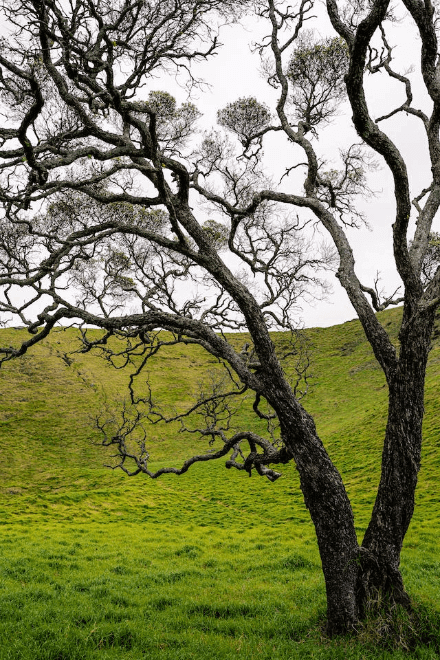
#> input picture image1.png, 440 x 660 px
$ python 13.py
#> lines starting #> are read from the running program, lines starting #| are printed output that depends on the picture; after the words box and inside, x2 and y2 are one past the last pixel; in counts of white or black regions, pixels touching at a corner belong together
import cv2
import numpy as np
import matplotlib.pyplot as plt

# 1. Load the image in grayscale
# Ensure your downloaded image is named 'image.png' and in the same folder
image = cv2.imread('image1.png', cv2.IMREAD_GRAYSCALE)
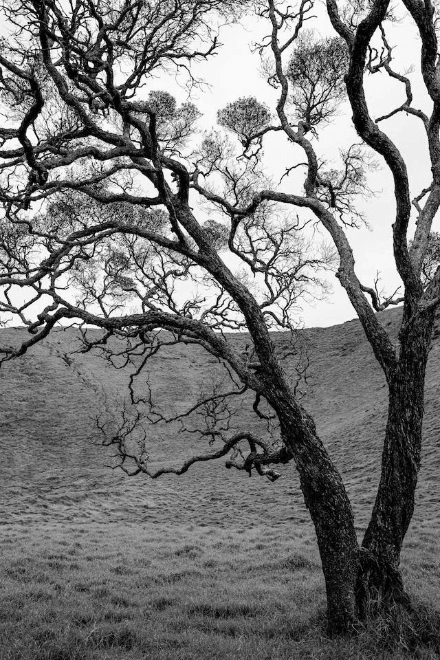
#> image: shape (660, 440); min 2, max 250, mean 120.6

# 2. Convert to binary
# Using THRESH_BINARY_INV assumes your objects are dark on a light background.
# If your objects are light on a dark background, use cv2.THRESH_BINARY instead.
_, binary = cv2.threshold(image, 127, 255, cv2.THRESH_BINARY_INV)
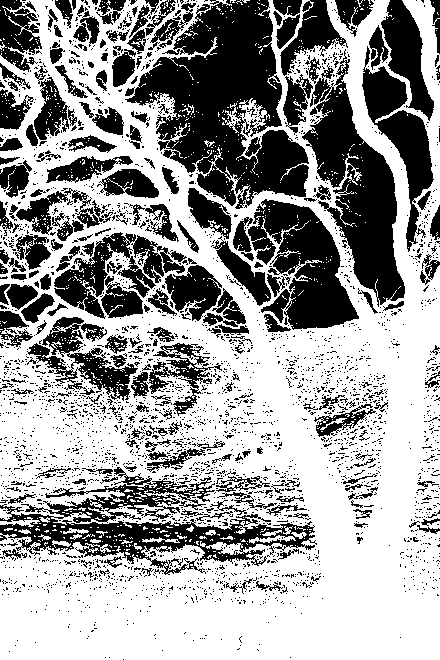
#> binary: shape (660, 440); 61.1% white; 3109 black regions (2883 under 20 px), largest, box (x1, y1, x2, y2) and area: (125, 0, 309, 209) 19715, (302, 49, 405, 307) 10666, (0, 467, 317, 575) 10130

# 3. Perform Connected Component Analysis
# num_labels: Total number of objects + 1 (background is label 0)
# labels: A matrix the same size as the image where each pixel is tagged with its object ID
# stats: Contains statistics like area, bounding boxes, etc.
num_labels, labels, stats, centroids = cv2.connectedComponentsWithStats(binary, connectivity=8)
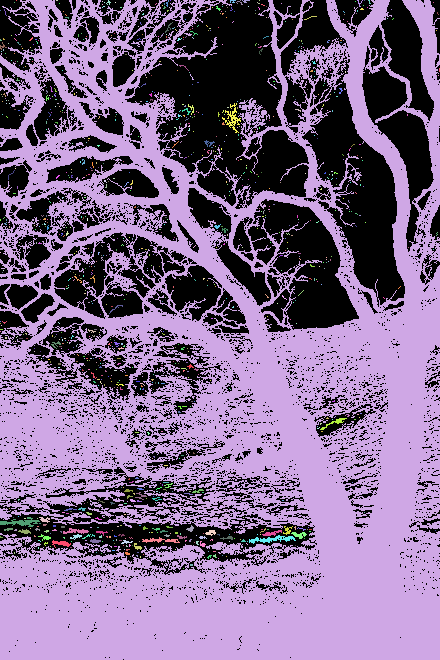
#> labels: shape (660, 440) int32; 1037 distinct labels, from 0 to 1036; one colour per label, 0 black
#> num_labels = 1037; stats = 1037 rows, first 6: [0, 0, 440, 660, 112924], [16, 0, 1, 1, 1], [0, 0, 440, 660, 173341], [56, 0, 2, 1, 2], [102, 1, 1, 1, 1], [106, 0, 5, 5, 11]; centroids = 1037 pairs, first value 0 to 439, second value 0 to 586

# 4. Assign unique colors to each connected component
# Create an empty RGB image to hold the colored objects
colored_labels = np.zeros((image.shape[0], image.shape[1], 3), dtype=np.uint8)

# 5. Count objects and compute area
print(f"Total objects detected: {num_labels - 1}\n")
#| Total objects detected: 1036
print(f"{'Object ID':<10} | {'Area (Pixels)':<15}")
print("-" * 28)

# Loop through each label (starting at 1 to ignore the background)
for i in range(1, num_labels):
    # Generate a random color for the object (R, G, B)
    color = np.random.randint(50, 255, size=3).tolist()

    # Apply the color to all pixels belonging to this specific label
    colored_labels[labels == i] = color

    # Extract the area from the stats array
    area = stats[i, cv2.CC_STAT_AREA]
    print(f"{i:<10} | {area:<15}")
#> this loop made 1036 passes
#> area on pass 2: 173341
#| 1          | 1
#| 2          | 173341
#| 3          | 2
#| 4          | 1
#| 5          | 11
#| 6          | 10
#| 7          | 1
#| 8          | 12
#> (further printed lines are left out)
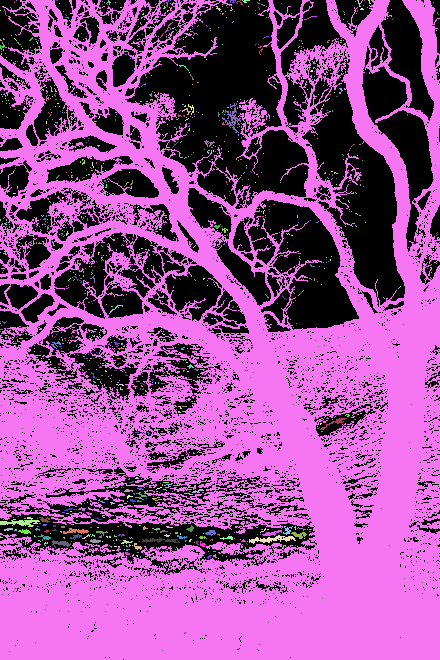
#> colored_labels: shape (660, 440, 3); mean of channels 0, 1, 2 146.6, 72, 148.4; drawn as B, G, R

# 6. Display the original, binary, and colored component images
plt.figure(figsize=(14, 5))

plt.subplot(1, 3, 1)
plt.imshow(image, cmap='gray')
plt.title('Original Image')
plt.axis('off')

plt.subplot(1, 3, 2)
plt.imshow(binary, cmap='gray')
plt.title('Binary Image (Thresholded)')
plt.axis('off')

plt.subplot(1, 3, 3)
plt.imshow(colored_labels)
plt.title(f'Colored Components (Count: {num_labels - 1})')
plt.axis('off')

plt.tight_layout()
plt.show()
